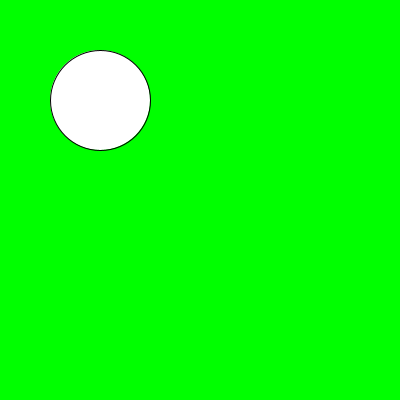
Frame 1 (no input)
Frame 60 (the mouse pressed at the canvas centre just before this capture): identical to frame 1, image omitted
Frame 120 (the mouse held since frame 60 and released just before this capture): blank canvas, image omitted

The Processing sketch that drew this single still picture (run headless with seeded random() and noise(); from frame 60 on, the mouse is pressed at the canvas centre):

// Processing sketch: condicional_con_else
// ── condicional_con_else.pde
void setup(){
  size(400,400);
}
void draw(){
  background(255);
  if(mouseX > 100){
    background(255,0,0);
  }else{
    background(0,255,0);
    ellipse(100,100,100,100);
  }
}
